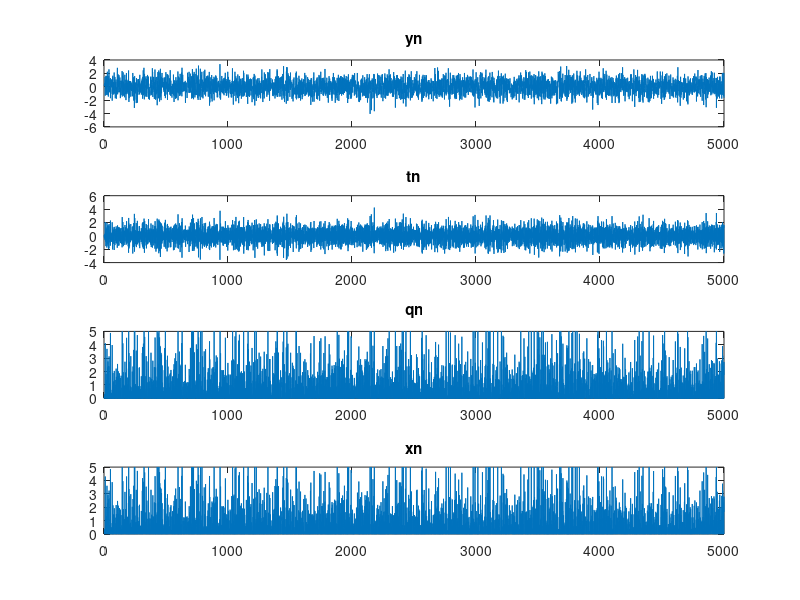

The MATLAB script that drew this image: (Note: this script raises an error after producing the figure.)
yn = randn(1,5000);
subplot(4,1,1)
plot(yn)
title('yn')
tn = -0.8*yn+0.7*[0,yn(1:end-1)]; % zn=un+0.5*u(n-1)
subplot(4,1,2)
plot(tn)
title('tn')
qn = tn +0.25*tn.^2 + 0.11*tn.^3;
subplot(4,1,3)
plot(qn)
title('qn')
ylim([0,5])
% Ouput of the nonlinear channel
xn = awgn(qn,15);
subplot(4,1,4)
plot(xn)
ylim([0,5])
title('xn')
% N_tr = 1000;
% L = 5;
% h = 0.1;
% X = zeros(L,N_tr);
% for k=1:N_tr
%     X(:,k) = yn(k:k+L-1)';
% end
% 
% 
plot(st)
hold on
plot(stk)
hold on 
plot(stq)
legend('LMS','KLMS','QKLMS')
xlabel('iteration')
ylabel('Running Time')
title('Runing Time')
hold off
for i=1:N_tr
    stk(i) = sum(tk(1:i));
    stq(i) = sum(tq(1:i));
    st(i) = sum(t(1:i));
end
plot(mse_te)
hold on 
plot(mse_te_k)
hold on 
plot(mse_te_q)
legend('LMS','KLMS','QKLMS')
xlabel('iteration')
ylabel('MSE')
hold off